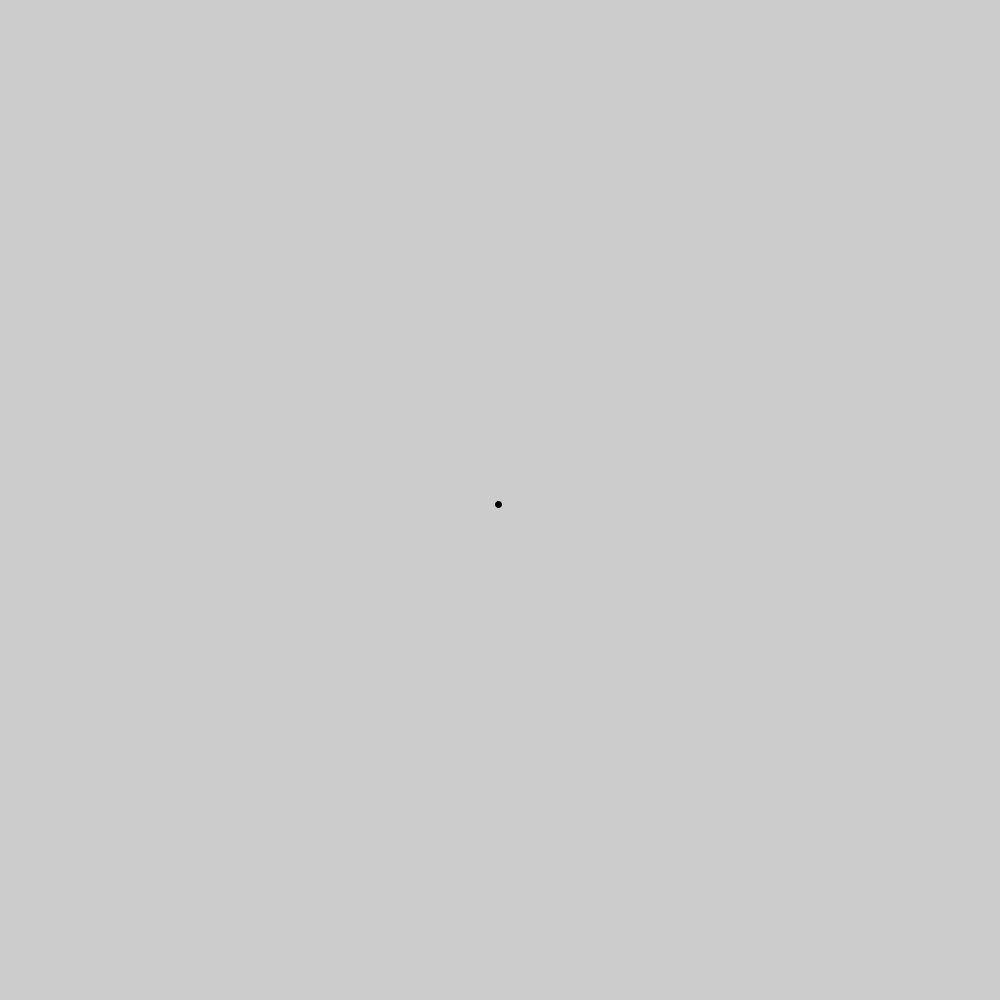
Frame 1 (no input)
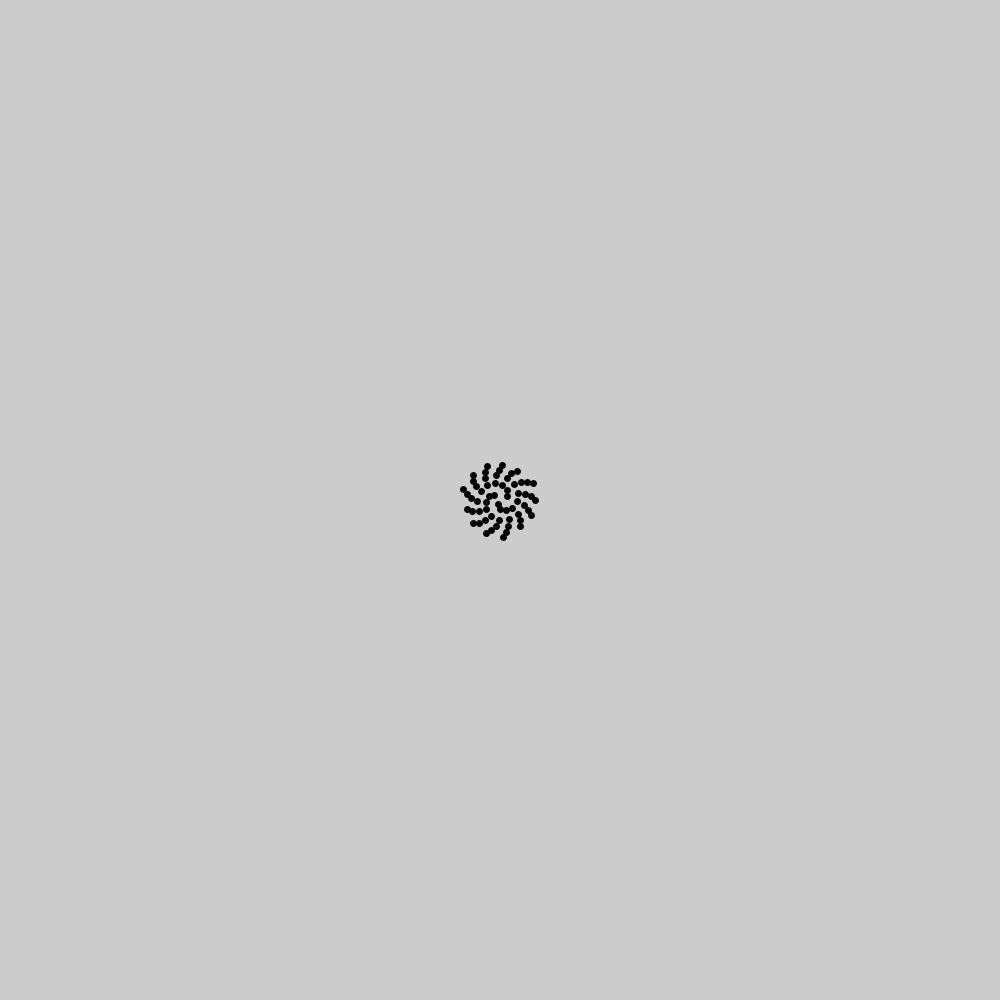
Frame 60 (the mouse pressed at the canvas centre just before this capture)
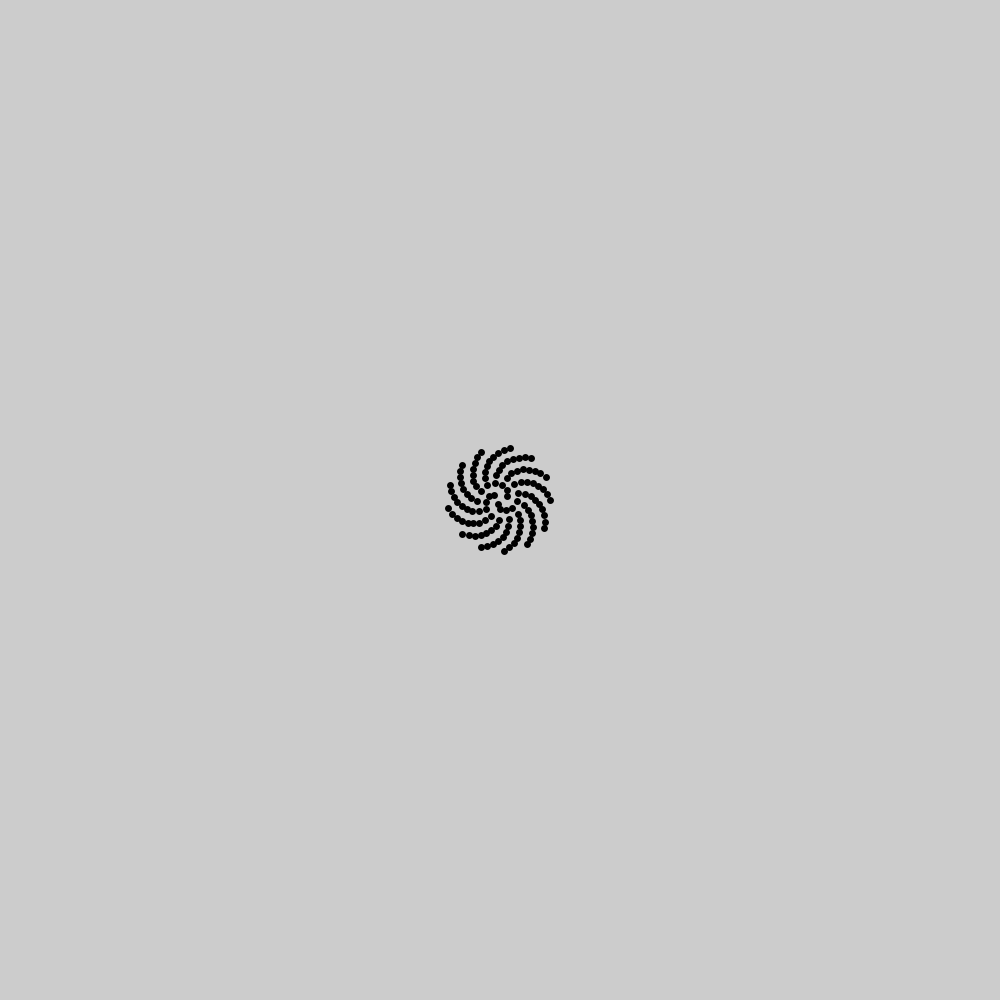
Frame 120 (the mouse held since frame 60 and released just before this capture)

The Processing sketch that drew these frames (run headless with seeded random() and noise(); from frame 60 on, the mouse is pressed at the canvas centre):

// Processing sketch: fermat_spiral_discrete
// ── fermat_spiral_discrete.pde

void setup(){
  size(1000, 1000);
}

void draw(){
  float rot   = 17/55.0;
  //float rot   = sqrt(5);
  float theta = frameCount * 2*PI * rot;
  float r     = 30 / rot;
  r/=4;
  float rad   = sqrt(theta / 2*r);
  strokeWeight(3);
  fill(0);
  ellipse(width/2.0 + rad*cos(theta), height/2.0 + rad*sin(theta), 4, 4);
}
